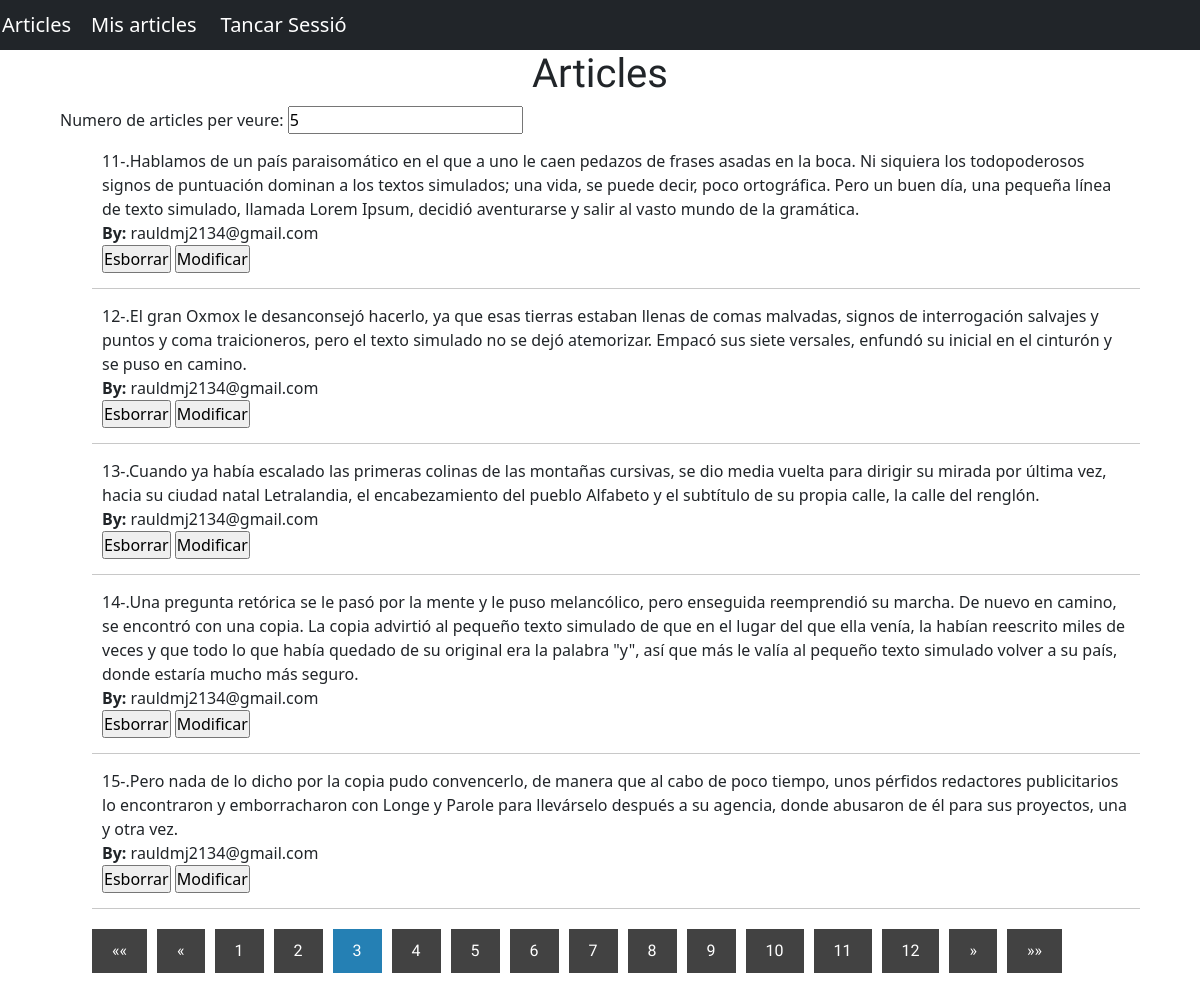
Page /model/articles.php?page=3&article=5 (signed in) on the committed database.
### tables this page shows
CREATE TABLE `articles` (
  `id` int(11) NOT NULL,
  `article` text NOT NULL,
  `autor` varchar(50) NOT NULL
);

### controlador/controlador.php (called while the page is built, shortened)
<?php
function conDB(){
    $con= new PDO('mysql:host=localhost;dbname=pt05_raul_de_mingo', 'root', '');
    return $con;
}
function numPagina(){
    $con = conDB();
    $stt= $con->prepare('SELECT * FROM articles');
    $stt->execute();
    $articles = $stt->fetchAll();
    $totalArticles= count($articles);
    $numArtPag=5;
    if(isset($_GET["article"])){
        $numArtPag=intval($_GET["article"]);
    }
    return ceil($totalArticles/$numArtPag);
}
?>

### model/articles.php (the view, shortened to what this page needs)
<?php
include_once "../controlador/controlador.php";
function mostrar(){
    if(isset($_SESSION["email"]))$email=$_SESSION["email"];
    else $email="";
    if(!isset($_GET["article"])){
        $numArtPag=5;
        $numId=0;
    }else{
        $numArtPag=intval($_GET["article"]);
        $numId=(intval($_GET["page"])-1)*intval($numArtPag);
    }
    $articles=[];
    try{
        $con = conDB();
        $stt= $con->prepare('SELECT * FROM articles WHERE id>:id AND autor=:email');
        $stt->execute([":id"=>$numId,":email"=>$email]);
        $articles = $stt->fetchAll();
    }catch(PDOException $e){
        echo $e;
    }
    $lista="";
    $i=0;
    foreach($articles as $article){
        if($i<$numArtPag && $article["autor"]==$email) {
            $lista .="<form action='../controlador/DUBD.php' method='post'><li>".$article["id"]."-.".$article["article"]." <br><strong>By:</strong> ".$article["autor"]."
            <br><input type='submit' class='button' name='esborrar' value='Esborrar' />  <input type='submit' class='button' name='modificar' value='Modificar' /><input type='hidden' name='id' value=".$article["id"].">
            </li></form>" ;
        }else break;
        $i++;
    }
    echo $lista;
}
function mostrarNumPag(){
    if(!isset($_GET["page"])){
        $numPagActual=1;
        $numArticles=5;
    }else{
        $numPagActual=intval($_GET["page"]);
        $numArticles=intval($_GET["article"]);
    }
    $text="";
    if($numPagActual==1){
        $text.='<li class="disabled">&laquo;&laquo;</li>';
        $text.='<li class="disabled">&laquo;</li>';
    }elseif($numPagActual!=1){
        $text.='<li class="enabled"><a href="../model/articles.php?page=1&article='.$_GET["article"].'">&laquo;&laquo;</a></li>';
        $text.='<li class="enabled"><a href="../model/articles.php?page='.($numPagActual-1).'&article='.$numArticles.'">&laquo;</a></li>';
    }
    for($i=1;$i<numPagina()+1;$i++){
        if($numPagActual==$i){
            $text.='<li class="active"><a href="../model/articles.php?page='.$i.'&article='.$numArticles.'">'.$i.'</a></li>';
        }else $text.='<li><a href="../model/articles.php?page='.$i.'&article='.$numArticles.'">'.$i.'</a></li>';
    }
    if($numPagActual==numPagina()){
        $text.='<li class="disabled">&raquo;</li>';
        $text.='<li class="disabled">&raquo;&raquo;</li>';
    }else {
        $text.='<li class="enabled"><a href="../model/articles.php?page='.($numPagActual+1).'&article='.$numArticles.'">&raquo;</a></li>';
        $text.='<li class="enabled"><a href="../model/articles.php?page='.numPagina().'&article='.$numArticles.'">&raquo;&raquo;</a></li>';
    }
    echo $text;
}
require '../vista/index.vista.php';
?>

### estils.css (style rules this page uses)
* { margin: 0; padding: 0; -webkit-box-sizing: border-box; -moz-box-sizing: border-box; box-sizing: border-box; }
body { background: #e9e9e9; color: #2e2e2e; font-family: 'Open Sans Condensed', sans-serif; }
.contenidor .articles ul li { padding:15px 10px; border-bottom: 1px solid #c8c8c8; }
.paginacio ul li { display: inline-block; margin-right: 10px; }
.paginacio ul .active a { background: #2580b4; }
.paginacio ul li a { display: inline-block; font-family: 'Open Sans Condensed', sans-serif; padding: 10px 20px; background: #424242; color:#fff; text-decoration: none; }

### rows in the picture
articles: id "11", article "Hablamos de un país paraisomático en el que a uno le caen pedazos de frases asadas en la boca. Ni siquiera los todopoderosos signos de puntuación dominan a los textos simulados; una vida, se puede decir, poco ortográfica. Pero un buen día, una pequeña línea de texto simulado, llamada Lorem Ipsum, decidió aventurarse y salir al vasto mundo de la gramática.", autor "rauldmj2134@gmail.com"
articles: id "12", article "El gran Oxmox le desanconsejó hacerlo, ya que esas tierras estaban llenas de comas malvadas, signos de interrogación salvajes y puntos y coma traicioneros, pero el texto simulado no se dejó atemorizar. Empacó sus siete versales, enfundó su inicial en el cinturón y se puso en camino.", autor "rauldmj2134@gmail.com"
articles: id "13", article "Cuando ya había escalado las primeras colinas de las montañas cursivas, se dio media vuelta para dirigir su mirada por última vez, hacia su ciudad natal Letralandia, el encabezamiento del pueblo Alfabeto y el subtítulo de su propia calle, la calle del renglón.", autor "rauldmj2134@gmail.com"
articles: id "14", article "Una pregunta retórica se le pasó por la mente y le puso melancólico, pero enseguida reemprendió su marcha. De nuevo en camino, se encontró con una copia. La copia advirtió al pequeño texto simulado de que en el lugar del que ella venía, la habían reescrito miles de veces y que todo lo que había quedado de su original era la palabra \"y\", así que más le valía al pequeño texto simulado volver a su país, donde estaría mucho más seguro.", autor "rauldmj2134@gmail.com"
articles: id "15", article "Pero nada de lo dicho por la copia pudo convencerlo, de manera que al cabo de poco tiempo, unos pérfidos redactores publicitarios lo encontraron y emborracharon con Longe y Parole para llevárselo después a su agencia, donde abusaron de él para sus proyectos, una y otra vez.", autor "rauldmj2134@gmail.com"
